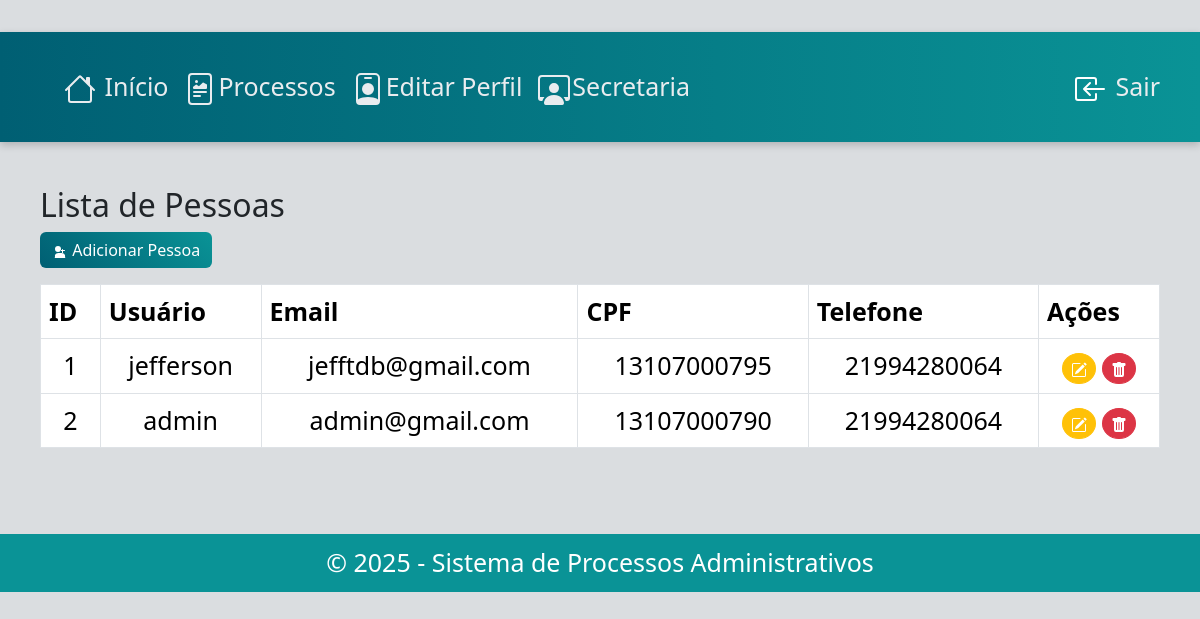
/pessoa/ (signed in), run on the app's committed database.
### pessoa/models.py (models this page shows, shortened)
class Pessoa(AbstractUser):
    cpf = models.CharField(max_length=11, unique=True)
    email = models.CharField(unique=True)
    telefone = models.CharField(max_length=11)

### pessoa/views.py (the view)
# urls.py: path('', views.lista_pessoa, name='lista_pessoa'),
@login_required
def lista_pessoa(request):
    pessoas = Pessoa.objects.all()
    return render(request, 'pessoa/lista_pessoa.html', {'pessoas': pessoas})

### pessoa/templates/pessoa/lista_pessoa.html (shortened to what this page needs)
{% extends "base.html" %}
{% block content %}
<h2>Lista de Pessoas</h2>
<a class="btn btn-primary mb-3" href="{% url 'add_pessoa' %}">
    Adicionar Pessoa
</a>
{% if pessoas %}
<table class="table table-bordered">
    <thead>
        <tr>
            <th>ID</th>
            <th>Usuário</th>
            <th>Email</th>
            <th>CPF</th>
            <th>Telefone</th>
            <th>Ações</th>
        </tr>
    </thead>
    <tbody>
        {% for pessoa in pessoas %}
        <tr>
            <td>{{ pessoa.id }}</td>
            <td>{{ pessoa.username }}</td>
            <td>{{ pessoa.email }}</td>
            <td>{{ pessoa.cpf }}</td>
            <td>{{ pessoa.telefone }}</td>
            <td>
                <a class="btn btn-warning btn-sm redondo" href="{% url 'editar_pessoa' pessoa.id %}">
                </a>
                <a class="btn btn-danger btn-sm redondo" href="{% url 'excluir_pessoa' pessoa.id %}"
                    onclick="return confirm('Tem certeza que deseja excluir esta pessoa?')">
                </a>
            </td>
        </tr>
        {% endfor %}
    </tbody>
</table>
{% else %}
<p>Nenhuma pessoa cadastrada.</p>
{% endif %}
{% endblock %}

### processo/static/processo/style.css (style rules this page uses)
body { background-color: #f8f9fa; padding: 2rem 0; font-size: 25px; }
.btn svg { color: white; }
.redondo { border-radius: 100%; }

### static/style.css (style rules this page uses)
body { background-color: #dadde0ff; font-family: 'Segoe UI', sans-serif; }
.table thead { background-color: #0a9396; color: #fff; }
.btn-primary { background: linear-gradient(45deg, #005f73, #0a9396); border: none; }
table tbody td { text-align: center; }

### data on the page
Pessoa: id "1", username "jefferson", email "jefftdb@gmail.com", cpf "13107000795", telefone "21994280064"
Pessoa: id "2", username "admin", email "admin@gmail.com", cpf "13107000790", telefone "21994280064"

### other printed values
{{ year|default:"2025" }} "2025"
